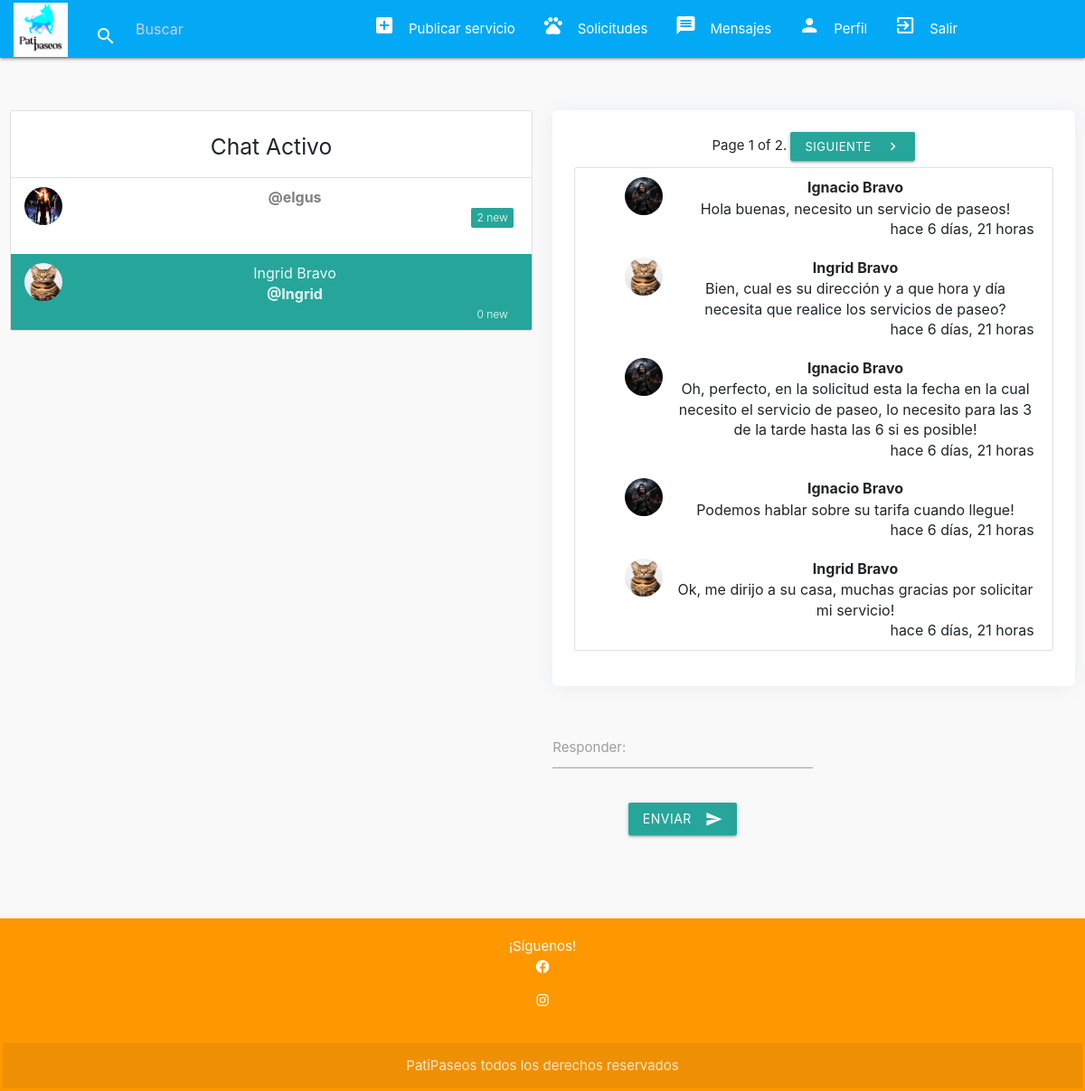
Page /conversation/Ingrid/ (signed in) on the earlier database version.
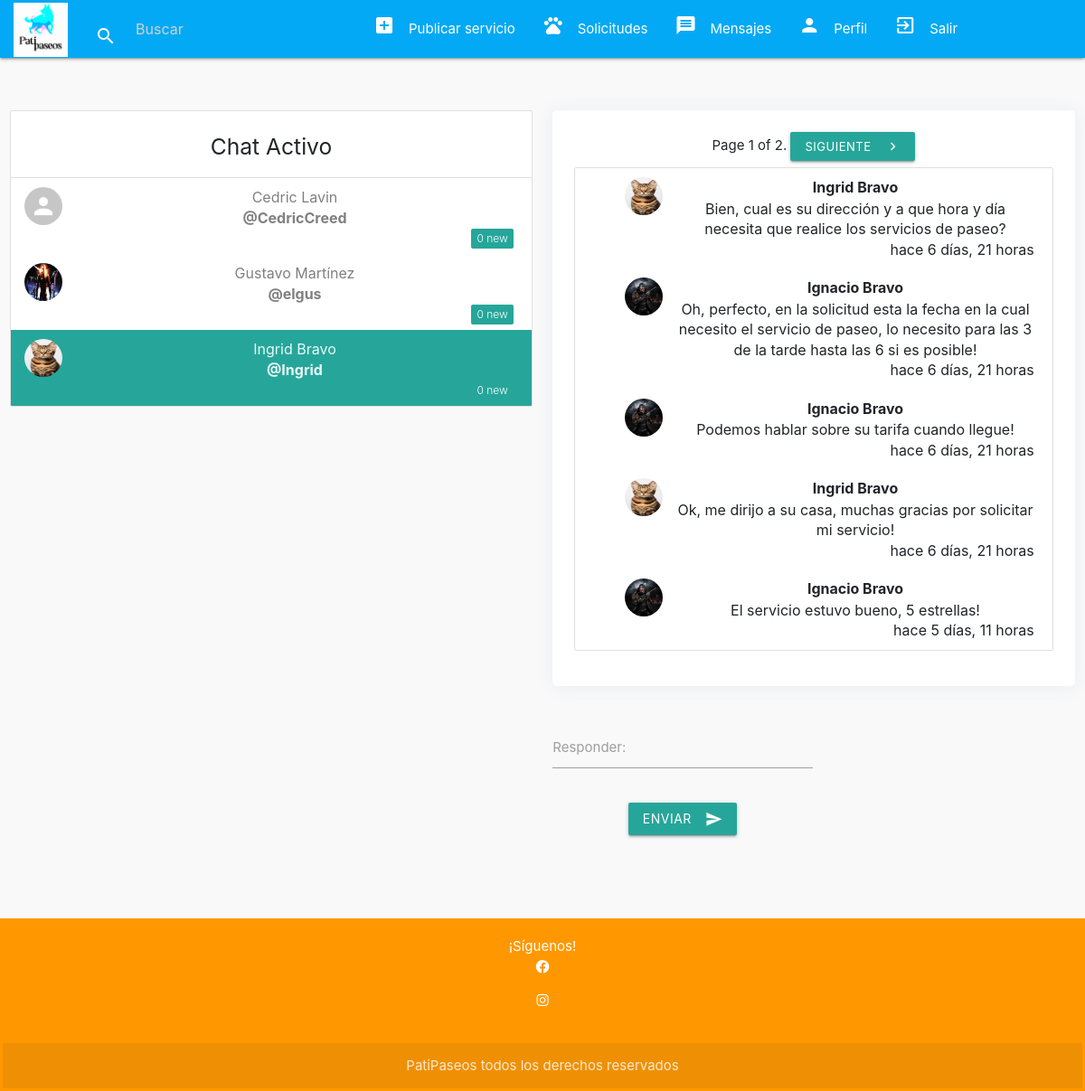
Same page on the later database version.
### app_mascotas/models.py (models this page shows, shortened)
class Propietario(AbstractUser):
    rut = models.CharField(max_length=20, unique=True, default="")
    direccion = models.CharField(max_length=255, default="")
    imagen = models.ImageField(upload_to="imgprod", null=True, blank=True)
    es_cuidador = models.BooleanField(default=False)
    telefono = models.CharField(max_length=15, blank=True, null=True)

class Mensaje(models.Model):
    user = models.ForeignKey(Propietario, on_delete=models.CASCADE, related_name='sent_messages')
    sender = models.ForeignKey(Propietario, on_delete=models.CASCADE, related_name='sent_messages_as_sender')
    recipient = models.ForeignKey(Propietario, on_delete=models.CASCADE, related_name='received_messages')
    body = models.TextField(max_length=1000, blank=True, null=True)
    date = models.DateTimeField(auto_now_add=True)
    is_read = models.BooleanField(default=False)
    @classmethod
    def get_messages(cls, user):
        messages = (
            cls.objects
            .filter(user=user)
            .values('recipient')
            .annotate(last=Max('date'))
            .order_by('-last')
        )
        users = [
            {
                'user': Propietario.objects.get(pk=message['recipient']),
                'last': message['last'],
                'unread': cls.objects.filter(user=user, recipient__pk=message['recipient'], is_read=False).count()
            }
            for message in messages
        ]
        return users

### app_mascotas/views.py (the view)
# urls.py: path('conversation/<username>/', views.conversation, name='conversation'),
@login_required
def conversation(request, username):
    user = request.user
    active_direct = username
    directs = Mensaje.objects.filter(user=user, recipient__username=username).order_by('-date')
    directs.update(is_read=True)
    messages = Mensaje.get_messages(user=request.user)
    for message in messages:
        if message['user'].username==user.username:
            message['unread'] = 0
    paginator_messages = Paginator(directs, 5)
    page_number_messages = request.GET.get('messagespage')
    messages_data = paginator_messages.get_page(page_number_messages)
    context = {
        'directs': messages_data,
        'active_direct': active_direct,
        'messages': messages
    }
    return render(request, 'app_mascotas/conversation.html', context)

### app_mascotas/templates/app_mascotas/conversation.html (shortened to what this page needs)
{% extends "app_mascotas/base.html" %}
{% load static %}
{% load crispy_forms_tags %}
{% load humanize %}
{% block content %}
<div class="row">
    <div class="col s12 m4">
        <ul class="collection with-header">
            <li class="collection-header">
                <h5>Chat Activo</h5>
            </li>
            {% for message in messages %}
                <a style="color: gray;" href="{% url 'conversation' message.user.username %}">
                    <li class="collection-item avatar {% if active_direct == message.user.username %}active{% endif %}">
                        {% if message.user.imagen %}
                            <img src="{{ message.user.imagen.url }}" class="circle responsive-img">
                        {% else %}
                            <img src="{% static 'img/no_avatar.jpg' %}" class="circle responsive-img">
                        {% endif %}
                        <span class="title">{{ message.user.first_name }} {{ message.user.last_name }}</span>
                        <p><b>@{{ message.user.username }}</b></p>
                        <span class="new badge">{{ message.unread }}</span>
                    </li>
                </a>
            {% endfor %}
        </ul>
    </div>
    <div class="col s12 m8">
        <div style="max-width: 600px;" class="card">
            <div class="card-content">
                <div class="center-align">
                    <span class="current">Page {{ directs.number }} of {{ directs.paginator.num_pages }}.</span>
                    {% if directs.has_next %}
                        <a href="?messagespage={{ directs.next_page_number }}" class="waves-effect waves-light btn-small">
                            Siguiente<i class="material-icons right">keyboard_arrow_right</i>
                        </a>
                    {% endif %}
                </div>
                <ol id="oldirects" style="list-style-type: none; display: flex; flex-direction: column-reverse;" class="collection">
                    {% for direct in directs %}
                        <li style="border-bottom: 0px;" class="collection-item avatar">
                            {% if direct.sender.imagen %}
                                <img src="{{ direct.sender.imagen.url }}" class="circle responsive-img">
                            {% else %}
                                <img src="{% static 'img/no_avatar.jpg' %}" class="circle responsive-img">
                            {% endif %}
                            <span class="title"><b>{{ direct.sender.first_name }} {{ direct.sender.last_name }}</b></span>
                            <p>{{ direct.body }}</p>
                            <p class="right-align">{{ direct.date | naturaltime }}</p>
                        </li>
                    {% endfor %}
                </ol>
            </div>
        </div>
        <div class="card-action">
            <div class="row">
                <form method="post" action="{% url 'send_message' username=active_direct %}">
                    <div class="input-field col s9">
                        <label for="text">Responder:</label>
                        <input id="text" name="body" type="text" class="validate">
                    </div>
                    <div class="input-field col s9">
                        <button class="btn waves-effect waves-light" type="submit" name="action">Enviar
                            <i class="material-icons right">send</i>
                        </button>
                    </div>
                </form>
            </div>
        </div>
    </div>
</div>
{% endblock %}

Differences in the rows shown:
no longer on this page (row unchanged): Mensaje: sender.imagen (picture), sender.first_name "Ignacio", sender.last_name "Bravo", body "Hola buenas, necesito un servicio de paseos!", date "hace 6 días, 21 horas"
added Propietario: user.first_name "Cedric", user.last_name "Lavin", user.username "CedricCreed", unread "0"
changed Propietario "elgus": user.first_name (not shown) → "Gustavo"; user.last_name (not shown) → "Martínez"; unread "2" → "0"
added Mensaje: sender.imagen (picture), sender.first_name "Ignacio", sender.last_name "Bravo", body "El servicio estuvo bueno, 5 estrellas!", date "hace 5 días, 11 horas"
